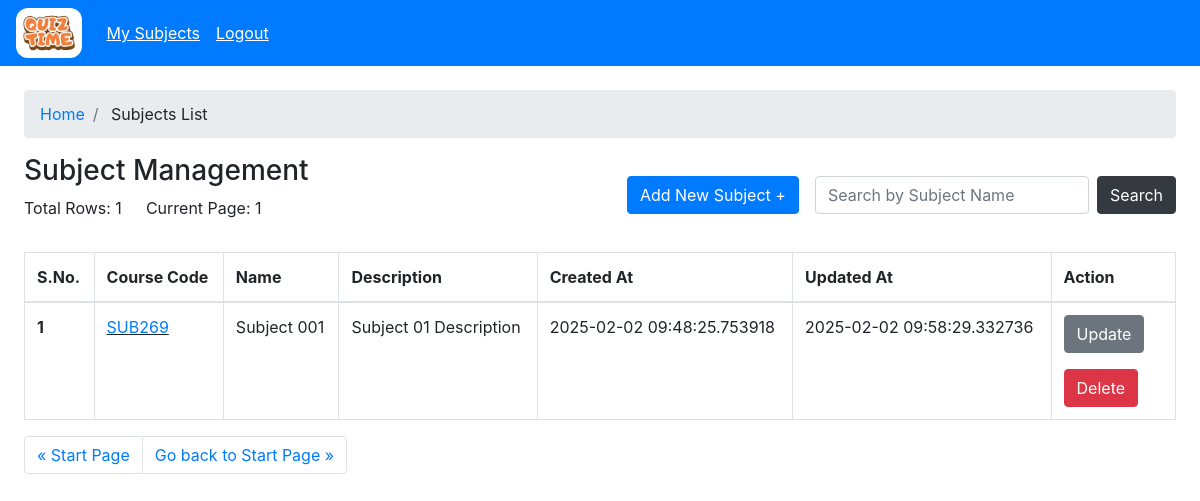
The app's page /admin/subject/ (signed in), older data.
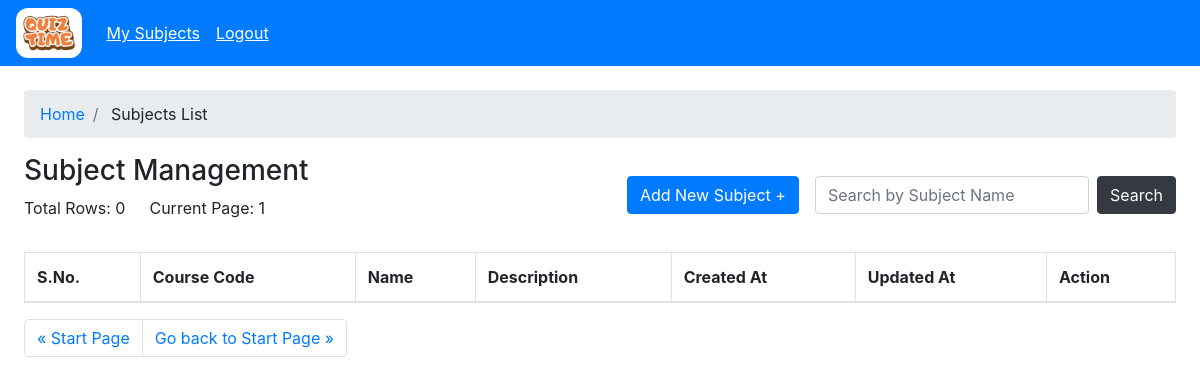
The same page, newer data.
### models/model.py (models this page shows)
class Subject(db.Model):
    __tablename__='subjects'
    id=db.Column(db.VARCHAR(100), primary_key=True)
    name=db.Column(db.VARCHAR(100), nullable=False)
    description=db.Column(db.VARCHAR(100), nullable=False)
    created_at=db.Column(db.TIMESTAMP, nullable=False)
    updated_at=db.Column(db.TIMESTAMP, nullable=False)
    code=db.Column(db.VARCHAR(100), nullable=False)

### controllers/admin/admin_subject.py (the view)
@subject.route("/")
@login_required
@role_required("admin")
@swag_from({
    "tags": ["Admin"],
    "summary": "Retrive all subject list with filters and pagination and sorting",
    "description": "This endpoint retrieves a list of subjects with optional filtering, pagination, and sorting. Use the query parameters to customize the results.",
    "parameters": [
        {
            "in": "query",
            "name": "skip",
            "type": "integer",
            "description": "Number of rows to skip",
            "required": False
        },
        {
            "in": "query",
            "name": "take",
            "type": "integer",
            "description": "Number of rows to take",
            "required": False
        },
        {
            "in": "query",
            "name": "where",
            "type": "string",
            "description": "Filtering criteria in JSON format",
            "required": False
        }
    ],
    "responses":{
        200: {
            "description": "A list of subjects",
            "schema": {
                "type": "object",
                "properties": {
                    "rows": {
                        "type": "array",
                        "items": {
                            "type": "object",
                            "properties": {
                                "id": {
                                    "type": "string"
                                },
                                "name": {
                                    "type": "string"
                                },
                                "description":{
                                    "type": "string"
                                },
                                "code":{
                                    "type":"string"
                                },
                                "created_at": {
                                    "type": "string"
                                },
                                "updated_at": {
                                    "type": "string"
                                }
                            }
                        }
                    },
                    "total_rows": {
                        "type": "integer"
                    },
                    "skip": {
                        "type": "integer"
                    },
                    "take": {
                        "type": "integer"
                    }
                }
            }
        },
        400: {
            "description": "Invalid request",
            "schema": {
                "type": "object",
                "properties": {
                    "message": {
                        "type": "string"
                    }
                }
            }
        },
        500:{
            "description": "Internal Server Error",
            "schema": {
                "type": "object",
                "properties": {
                    "message": {
                        "type": "string"
                    }
                }
            }
        }
    }
})
def subject_home():
    skip = int(request.args.get("skip", 0))
    take = int(request.args.get("take", 25))
    where = request.args.get("where", "{}")
    try:
        where = json.loads(where) if where else {}
        subjects = Subject.query.filter_by(**where).offset(skip).limit(take).all()
        total_rows = Subject.query.count()
        return render_template("admin/subjects/admin_subject.html",rows=subjects, total_rows=total_rows, skip=skip, take=take, )
    except Exception as e:
        return flash_and_redirect(str(e), "danger", url_for("subject.subject_home"))

### app.py (called while the page is built)
    @login_manager.user_loader
    def load_user(user_id):
        return User.query.get(user_id)

### controllers/decorator.py (called while the page is built)
def role_required(role):
    def decorator(func):
        @wraps(func)
        def wrapper(*args, **kwargs):
            if not current_user.is_authenticated:
                return redirect(url_for("auth.login"))
            if current_user.user_type != role and session.get("user_type") != role:
                if current_user.user_type == "admin":
                    return redirect(url_for("admin.admin_home"))
                return redirect(url_for("user.user_home"))
            return func(*args, **kwargs)
        return wrapper
    return decorator

### templates/admin/subjects/admin_subject.html (shortened to what this page needs)
{% extends "base.html" %} {% block title %}Subject Management{% endblock %} {%
block content %} {% include "admin/admin_wrapper.html" %}
<section class="min-vh-100 p-4">
  <nav aria-label="breadcrumb">
    <ol class="breadcrumb">
      <li class="breadcrumb-item"><a href="/admin">Home</a></li>
      <li class="breadcrumb-item">
        <a>Subjects List</a>
      </li>
    </ol>
  </nav>
  <div class="d-flex flex-wrap justify-content-between">
    <div>
      <h3>Subject Management</h3>
      <div class="d-flex align-items-center">
        <p class="mr-4">Total Rows: {{ total_rows }}</p>
        <p>
          Current Page: {% if skip and take %} {{ ((skip|int)//take)+1 }} {%
          else %}1{% endif %}
        </p>
      </div>
    </div>
    <div class="form-inline my-2 my-lg-0">
      <button type="button" class="btn btn-primary mr-3">
        <a class="text-white" href="/admin/subject/new">
          Add New Subject
          <span aria-hidden="true">&plus;</span>
        </a>
      </button>
      <input
        class="form-control mt-2 mt-sm-0 mr-sm-2"
        type="search"
        id="subjectInput"
        placeholder="Search by Subject Name"
        aria-label="Search"
      />
      <button
        onclick="searchBySubject('{{skip}}', '{{take}}')"
        class="btn btn-dark my-2 my-sm-0"
      >
        <a>Search</a>
      </button>
    </div>
  </div>
  <section class="mt-3">
    <div class="table-responsive">
      <table class="table table-bordered table-hover">
        <thead>
          <tr>
            <th scope="col">S.No.</th>
            <th scope="col">Course Code</th>
            <th scope="col">Name</th>
            <th scope="col">Description</th>
            <th scope="col">Created At</th>
            <th scope="col">Updated At</th>
            <th scope="col">Action</th>
          </tr>
        </thead>
        <tbody>
          {% for sub in rows %}
          <tr class="pointer">
            <th scope="row">{{ loop.index+skip }}</th>
            <td class="link">
              <a href="/admin/subject/view?sub_id={{ sub.id }}&take=25&skip=0"
                >{{ sub.code }}</a
              >
            </td>
            <td>{{ sub.name }}</td>
            <td>{{ sub.description }}</td>
            <td>{{ sub.created_at }}</td>
            <td>{{ sub.updated_at }}</td>
            <td>
              <button
                type="button"
                class="btn btn-secondary mr-3 mb-3 mb-sm-0"
                onclick="window.location.href='/admin/subject/update?sub_id={{ sub.id }}'"
              >
                Update
              </button>
              <form
                method="post"
                action="/admin/subject/delete?sub_id={{ sub.id }}"
                onsubmit="return confirm('Are you sure you wish to delete the subject with {{sub.code}}?, !! This will delete all chapters, quizzes and questions associated with it !!');"
              >
                <input
                  type="submit"
                  class="btn mt-3 btn-danger"
                  value="Delete"
                />
              </form>
            </td>
          </tr>
          {% endfor %}
        </tbody>
      </table>
      <nav aria-label="Page navigation example">
        <ul class="pagination">
          <li class="page-item">
            <a
              class="page-link"
              href="/admin/subject?skip={{ (skip - take) if skip > 0 else 0 }}&take={{ take }}"
              aria-label="Previous"
            >
              <span aria-hidden="true">&laquo;</span>
              <span
                >{% if skip > 0 %}Previous{% else %}Start Page{% endif %}</span
              >
            </a>
          </li>
          <li class="page-item">
            <a
              class="page-link"
              href="/admin/subject?skip={{ ( ((skip//take)+1)*take if ((skip|int+take) < total_rows) else None  ) if ((skip|int+take) < total_rows) else 0 }}&take={{ take }}"
              aria-label="Next"
            >
              <span
                >{% if ((skip|int + take) < total_rows) %}Next{% else %}Go back
                to Start Page{% endif %}</span
              >
              <span aria-hidden="true">&raquo;</span>
            </a>
          </li>
        </ul>
      </nav>
    </div>
  </section>
</section>
{% endblock %}

### templates/base.html (shortened to what this page needs)
<!DOCTYPE html>
<html lang="en">
  <head>
    <link rel="stylesheet" href="/static/css/style.css" />
    <link
      rel="stylesheet"
      href="https://cdn.jsdelivr.net/npm/bootstrap@4.3.1/dist/css/bootstrap.min.css"
    />
  </head>
  <body>
    {% block content %} {% endblock %}
  </body>
</html>

### templates/admin/admin_wrapper.html (shortened to what this page needs)
<nav class="navbar navbar-expand-lg navbar-dark bg-primary">
  <a href="/admin">
    <img
      alt="logo"
      src="/static/images/logo.png"
      class="adminLogo navbar-brand"
    />
  </a>
  <div class="collapse navbar-collapse" id="navbarSupportedContent">
    <ul class="navbar-nav mr-auto">
      <li class="nav-item">
        <a class="anchor nav-link" href="/admin/subject?skip=0&take=25"
          >My Subjects</a
        >
      </li>
      <li class="nav-item">
        <a class="anchor nav-link" href="/auth/logout">Logout</a>
      </li>
    </ul>
  </div>
</nav>

### static/css/style.css (style rules this page uses)
.adminLogo { height: 50px; background-color: white !important; border-radius: 12px; padding: 6px; }
.anchor { color: white !important; text-decoration: underline !important; }

Row changes from the older to the newer data that the page shows:
removed Subject: code "SUB269", name "Subject 001", description "Subject 01 Description", created_at "2025-02-02 09:48:25.753918", updated_at "2025-02-02 09:58:29.332736"
Text that changed along with them:
{{ total_rows }}: "1" → "0"
